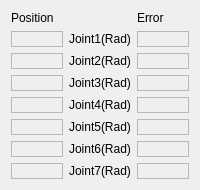
          <widget class="QWidget" name="JointSpaceControlState">
           <attribute name="title">
            <string>Joint Space</string>
           </attribute>
           <layout class="QGridLayout" name="gridLayout_4">
            <item row="0" column="0">
             <widget class="QLabel" name="JointPositionLabel">
              <property name="text">
               <string>Position</string>
              </property>
             </widget>
            </item>
            <item row="0" column="2">
             <widget class="QLabel" name="JointErrorLabel">
              <property name="text">
               <string>Error</string>
              </property>
             </widget>
            </item>
            <item row="1" column="0">
             <widget class="QLabel" name="Joint1Position_Val">
              <property name="frameShape">
               <enum>QFrame::StyledPanel</enum>
              </property>
              <property name="text">
               <string/>
              </property>
             </widget>
            </item>
            <item row="1" column="1">
             <widget class="QLabel" name="Joint1StateLabel">
              <property name="text">
               <string>Joint1(Rad)</string>
              </property>
             </widget>
            </item>
            <item row="1" column="2">
             <widget class="QLabel" name="Joint1Error_Val">
              <property name="frameShape">
               <enum>QFrame::StyledPanel</enum>
              </property>
              <property name="text">
               <string/>
              </property>
             </widget>
            </item>
            <item row="2" column="0">
             <widget class="QLabel" name="Joint2Position_Val">
              <property name="frameShape">
               <enum>QFrame::StyledPanel</enum>
              </property>
              <property name="text">
               <string/>
              </property>
             </widget>
            </item>
            <item row="2" column="1">
             <widget class="QLabel" name="Joint2StateLabel">
              <property name="text">
               <string>Joint2(Rad)</string>
              </property>
             </widget>
            </item>
            <item row="2" column="2">
             <widget class="QLabel" name="Joint2Error_Val">
              <property name="frameShape">
               <enum>QFrame::StyledPanel</enum>
              </property>
              <property name="text">
               <string/>
              </property>
             </widget>
            </item>
            <item row="3" column="0">
             <widget class="QLabel" name="Joint3Position_Val">
              <property name="frameShape">
               <enum>QFrame::StyledPanel</enum>
              </property>
              <property name="text">
               <string/>
              </property>
             </widget>
            </item>
            <item row="3" column="1">
             <widget class="QLabel" name="Joint3StateLabel">
              <property name="text">
               <string>Joint3(Rad)</string>
              </property>
             </widget>
            </item>
            <item row="3" column="2">
             <widget class="QLabel" name="Joint3Error_Val">
              <property name="frameShape">
               <enum>QFrame::StyledPanel</enum>
              </property>
              <property name="text">
               <string/>
              </property>
             </widget>
            </item>
            <item row="4" column="0">
             <widget class="QLabel" name="Joint4Position_Val">
              <property name="frameShape">
               <enum>QFrame::StyledPanel</enum>
              </property>
              <property name="text">
               <string/>
              </property>
             </widget>
            </item>
            <item row="4" column="1">
             <widget class="QLabel" name="Joint4StateLabel">
              <property name="text">
               <string>Joint4(Rad)</string>
              </property>
             </widget>
            </item>
            <item row="4" column="2">
             <widget class="QLabel" name="Joint4Error_Val">
              <property name="frameShape">
               <enum>QFrame::StyledPanel</enum>
              </property>
              <property name="text">
               <string/>
              </property>
             </widget>
            </item>
            <item row="5" column="0">
             <widget class="QLabel" name="Joint5Position_Val">
              <property name="frameShape">
               <enum>QFrame::StyledPanel</enum>
              </property>
              <property name="text">
               <string/>
              </property>
             </widget>
            </item>
            <item row="5" column="1">
             <widget class="QLabel" name="Joint5StateLabel">
              <property name="text">
               <string>Joint5(Rad)</string>
              </property>
             </widget>
            </item>
            <item row="5" column="2">
             <widget class="QLabel" name="Joint5Error_Val">
              <property name="frameShape">
               <enum>QFrame::StyledPanel</enum>
              </property>
              <property name="text">
               <string/>
              </property>
             </widget>
            </item>
            <item row="6" column="0">
             <widget class="QLabel" name="Joint6Position_Val">
              <property name="frameShape">
               <enum>QFrame::StyledPanel</enum>
              </property>
              <property name="text">
               <string/>
              </property>
             </widget>
            </item>
            <item row="6" column="1">
             <widget class="QLabel" name="Joint6StateLabel">
              <property name="text">
               <string>Joint6(Rad)</string>
              </property>
             </widget>
            </item>
            <item row="6" column="2">
             <widget class="QLabel" name="Joint6Error_Val">
              <property name="frameShape">
               <enum>QFrame::StyledPanel</enum>
              </property>
              <property name="text">
               <string/>
              </property>
             </widget>
            </item>
            <item row="7" column="0">
             <widget class="QLabel" name="Joint7Position_Val">
              <property name="frameShape">
               <enum>QFrame::StyledPanel</enum>
              </property>
              <property name="text">
               <string/>
              </property>
             </widget>
            </item>
            <item row="7" column="1">
             <widget class="QLabel" name="Joint7StateLabel">
              <property name="text">
               <string>Joint7(Rad)</string>
              </property>
             </widget>
            </item>
            <item row="7" column="2">
             <widget class="QLabel" name="Joint7Error_Val">
              <property name="frameShape">
               <enum>QFrame::StyledPanel</enum>
              </property>
              <property name="text">
               <string/>
              </property>
             </widget>
            </item>
           </layout>
          </widget>
